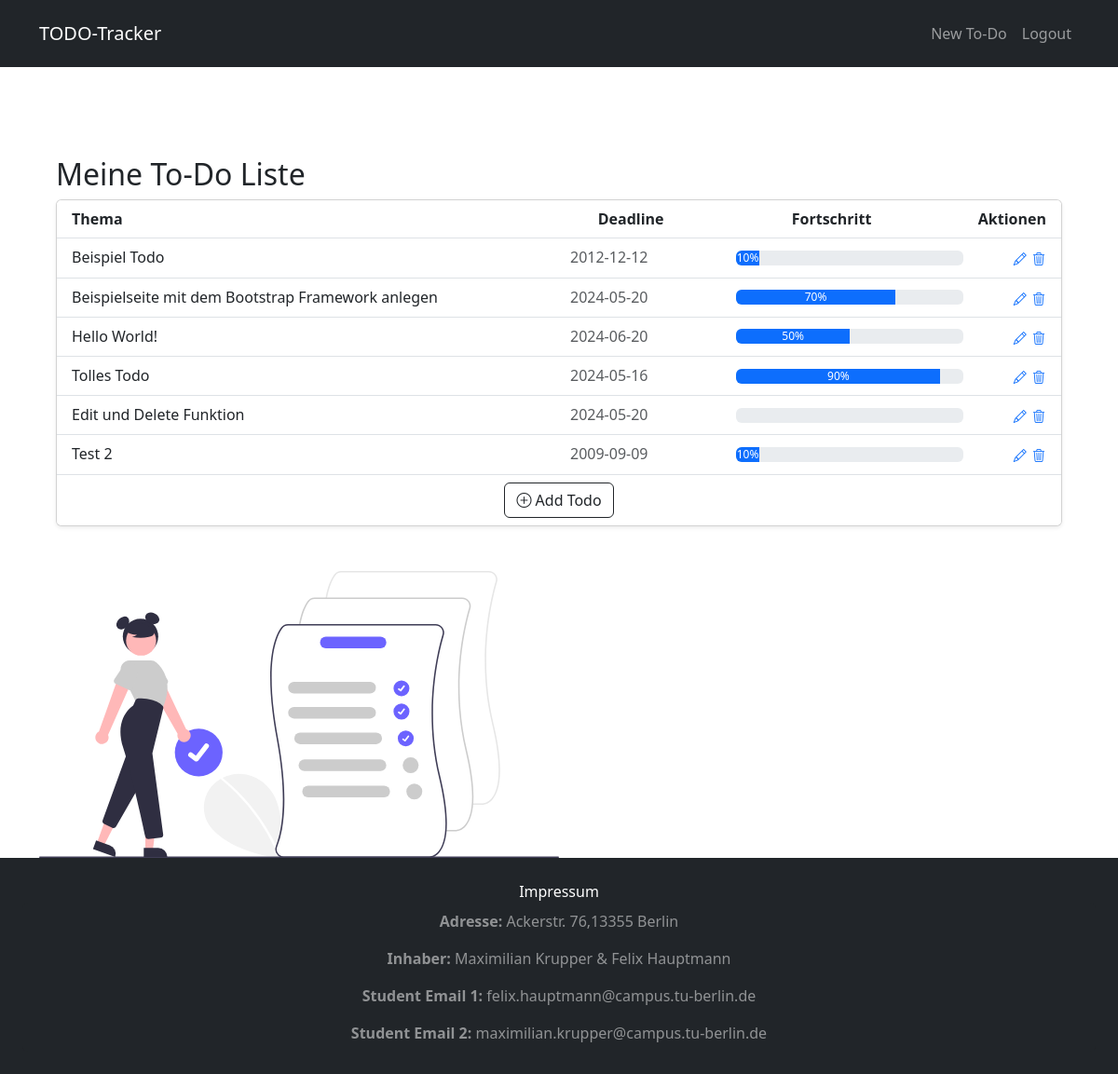
Before: / (signed in) with the older database file.
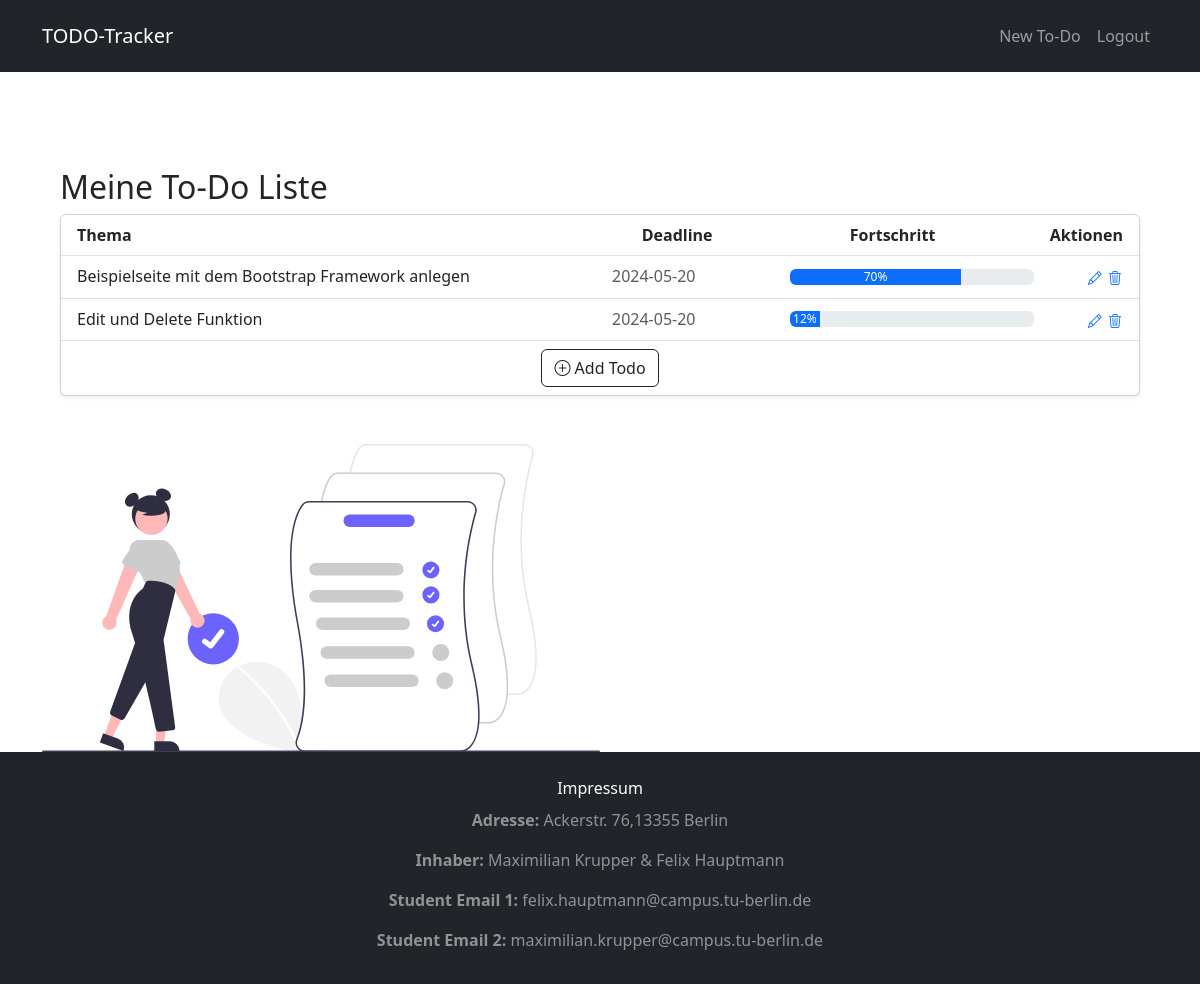
After: the same page with the newer database file.
### models.py (models this page shows)
class Todo(db.Model):
    __tablename__ = 'todos'
    id = db.Column(db.Integer, primary_key=True)
    data = db.Column(db.Text)
    progress = db.Column(db.Integer)
    deadline = db.Column(db.Date)
    date = db.Column(db.DateTime(timezone=True), default=func.now())
    user_id = db.Column(db.Integer, db.ForeignKey('users.id'))

### views.py (the view)
@views.route('/')
def home():
    return render_template('home.html', user=current_user)

### __init__.py (called while the page is built)
def create_app(config_name=None):
    app = Flask(__name__)
    if config_name == 'testing':
        app.config.from_object('website.config.TestConfig')
    else:
        app.config.from_object('website.config.Config')
    db.init_app(app)
    from .views import views
    from .todo import todo
    from .auth import auth
    app.register_blueprint(views, url_prefix='/')
    app.register_blueprint(todo, url_prefix='/')
    app.register_blueprint(auth, url_prefix='/')
    from .models import User, Todo
    create_db(app)
    login_manager = LoginManager()
    login_manager.login_view = "auth.login"
    login_manager.init_app(app)
    @login_manager.user_loader
    def load_user(id):
        return User.query.get(int(id))
    return app

### templates/home.html (shortened to what the changed rows need)
<!DOCTYPE html>
{% extends "index.html" %}
{% block content %}
    {% if not user.is_authenticated %}
    <section class="bg-dark text-light p-5 text-center text-sm-start">
        <div class="container">
            <div class="d-sm-flex align-items-center justify-content-between">
                <div>
                    <h1>Your Personal <span class="text-warning">Task-List</span> </h1>
                    <p class="lead my-4">
                        Create and organize your day-to-day tasks
                        <i class="bi bi-pencil-square"></i>
                    </p>
                    <p>
                        <button class="btn btn-warning btn-lg" onclick="location.href='/signup';">Start creating Tasks</button>
                    </p>
                </div>
                <img class="img-fluid w-50 d-none d-sm-block" src="{{ url_for('static', filename='img/undraw_task_list_6x9d.svg') }}" alt="Bild">
            </div>
        </div>
    </section>
    {% else %}
        <section id="todo-list" class="p-5">
            <div class="container mt-5">
                <h2>Meine To-Do Liste</h2>
                <div class="card shadow-sm">
                    <ul class="list-group list-group-flush" id="todos">
                        {% for todo in user.todos %}
                            <li class="list-group-item">
                                <div class="row d-flex justify-content-between">
                                    <div class="col-md-6">
                                        {{ todo.data }}
                                    </div>
                                    <div class="col-md-2 text-muted">
                                        {{ todo.deadline }}
                                    </div>
                                    <div class="d-flex col-md-3 align-items-center">
                                        <div class="progress w-100">
                                            <div class="progress-bar" role="progressbar" style="width: {{ todo.progress }}%;"
                                                 aria-valuenow="{{ todo.progress }}" aria-valuemin="0"
                                                 aria-valuemax="100">{{ todo.progress }}%
                                            </div>
                                        </div>
                                    </div>
                                    <div class="d-flex col-md-1 justify-content-end">
                                        <div class="justify-content-between">
                                            <button type="button" class="btn btn-sm btn-link p-0"
                                                    data-bs-toggle="tooltip"
                                                    data-bs-placement="top" data-bs-title="Edit"
                                                    onclick="location.href='/edit-todo/{{ todo.id }}';"><i class="bi bi-pencil"></i>
                                            </button>
                                            <button type="button" class="btn btn-sm btn-link p-0"
                                            data-bs-toggle="tooltip"
                                            data-bs-placement="top" data-bs-title="Delete"
                                            onclick="deleteTodo({{ todo.id }})"><i class="bi bi-trash3"></i></button>
                                        </div>
                                    </div>
                                </div>
                            </li>
                        {% endfor %}
                    </ul>
                </div>
            </div>
        </section>
    {% endif %}
{% endblock %}

Changed rows visible on the page:
removed Todo: data "Beispiel Todo", deadline "2012-12-12", progress "10"
removed Todo: data "Hello World!", deadline "2024-06-20", progress "50"
removed Todo: data "Tolles Todo", deadline "2024-05-16", progress "90"
removed Todo: data "Test 2", deadline "2009-09-09", progress "10"
changed Todo "Edit und Delete Funktion": progress (not shown) → "12"
